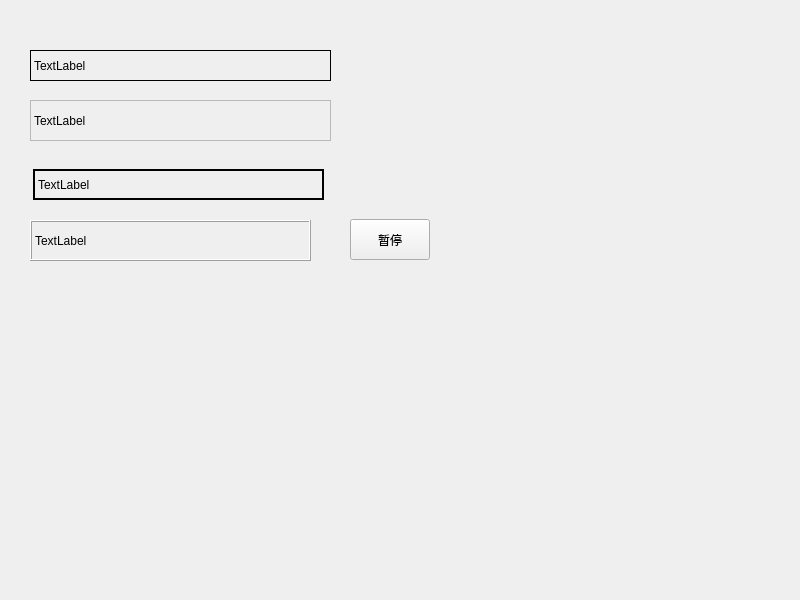
<?xml version="1.0" encoding="UTF-8"?>
<ui version="4.0">
 <class>Widget</class>
 <widget class="QWidget" name="Widget">
  <property name="geometry">
   <rect>
    <x>0</x>
    <y>0</y>
    <width>800</width>
    <height>600</height>
   </rect>
  </property>
  <property name="windowTitle">
   <string>Widget</string>
  </property>
  <widget class="myLabel" name="label">
   <property name="geometry">
    <rect>
     <x>30</x>
     <y>50</y>
     <width>301</width>
     <height>31</height>
    </rect>
   </property>
   <property name="frameShape">
    <enum>QFrame::Box</enum>
   </property>
   <property name="text">
    <string>TextLabel</string>
   </property>
  </widget>
  <widget class="QLabel" name="label_2">
   <property name="geometry">
    <rect>
     <x>30</x>
     <y>100</y>
     <width>301</width>
     <height>41</height>
    </rect>
   </property>
   <property name="frameShape">
    <enum>QFrame::StyledPanel</enum>
   </property>
   <property name="text">
    <string>TextLabel</string>
   </property>
  </widget>
  <widget class="QLabel" name="label_3">
   <property name="geometry">
    <rect>
     <x>33</x>
     <y>169</y>
     <width>291</width>
     <height>31</height>
    </rect>
   </property>
   <property name="frameShape">
    <enum>QFrame::WinPanel</enum>
   </property>
   <property name="text">
    <string>TextLabel</string>
   </property>
  </widget>
  <widget class="QLabel" name="label_4">
   <property name="geometry">
    <rect>
     <x>30</x>
     <y>220</y>
     <width>281</width>
     <height>41</height>
    </rect>
   </property>
   <property name="frameShape">
    <enum>QFrame::Box</enum>
   </property>
   <property name="frameShadow">
    <enum>QFrame::Raised</enum>
   </property>
   <property name="text">
    <string>TextLabel</string>
   </property>
  </widget>
  <widget class="QPushButton" name="pushButton">
   <property name="geometry">
    <rect>
     <x>350</x>
     <y>219</y>
     <width>80</width>
     <height>41</height>
    </rect>
   </property>
   <property name="text">
    <string>暂停</string>
   </property>
  </widget>
 </widget>
 <customwidgets>
  <customwidget>
   <class>myLabel</class>
   <extends>QLabel</extends>
   <header location="global">mylabel.h</header>
  </customwidget>
 </customwidgets>
 <resources/>
 <connections/>
</ui>
